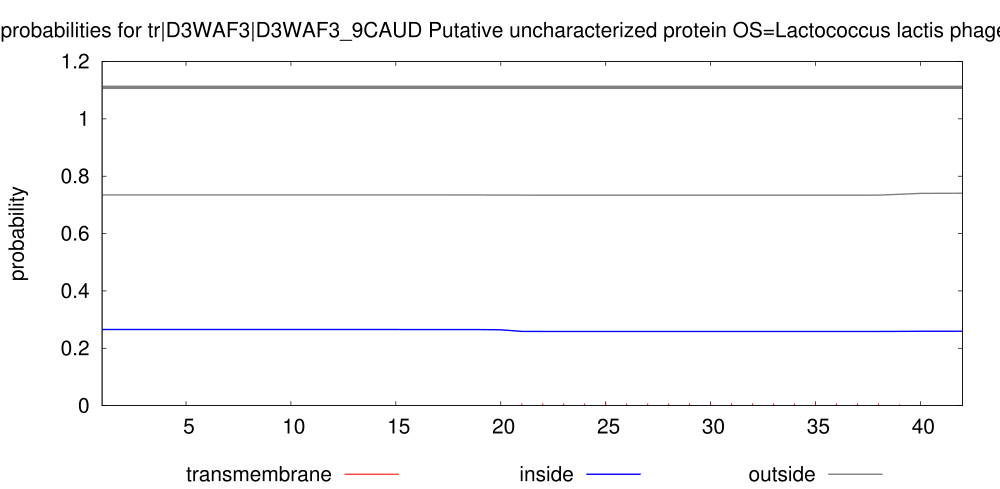

This chart was generated by the following gnuplot code:
set arrow from 1,1.11 to 42,1.11 nohead lt 9 lw 10
set key below
set title "TMHMM posterior probabilities for tr|D3WAF3|D3WAF3_9CAUD Putative uncharacterized protein OS=Lactococcus lactis phage p2 PE=4 SV=1 ORF=46"
set yrange [0:1.2]
set size 2., 1.4
#set xlabel "position"
set ylabel "probability"
set xrange [1:42]
# Make the ps plot
set term postscript eps color solid "Helvetica" 30
set output "./TMHMM_9908/tr_D3WAF3_D3WAF3_9CAUD.eps"
plot "./TMHMM_9908/tr_D3WAF3_D3WAF3_9CAUD.plp" using 1:4 title "transmembrane" with impulses lt 1 lw 3, \
"" using 1:3 title "inside" with line lt 3 lw 4, \
"" using 1:5 title "outside" with line lt 9 lw 4
exit
